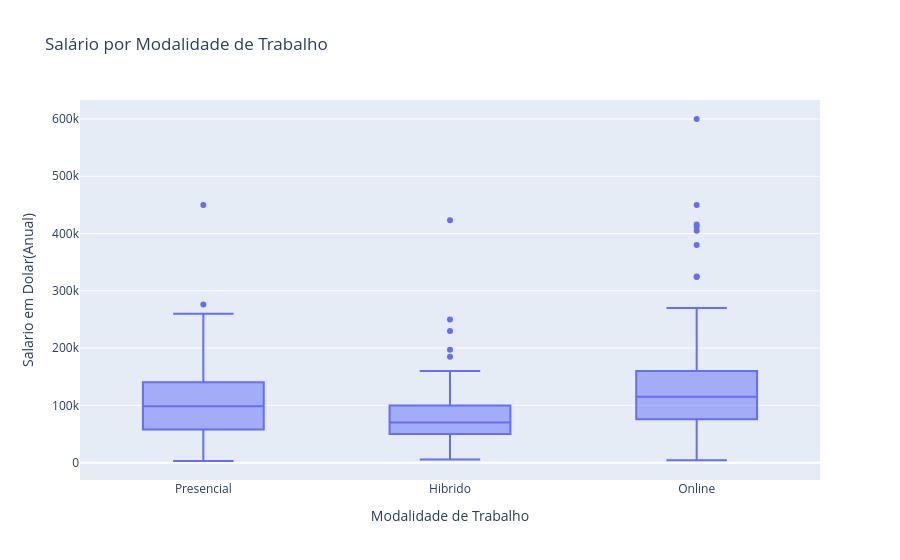

Notebook source saved alongside this figure:
### Code cell
fig_modalidade = px.box(df, x='Modalidade de Trabalho', y='Salario em Dolar(Anual)', title='Salário por Modalidade de Trabalho')
fig_modalidade.show()

### Figure 1 — Plotly figure (JSON) as saved in the notebook; plotly's stock layout.template omitted (floating-point values rounded to 4 significant figures; data arrays with more than 128 entries replaced by an {"elided": "..."} marker saying what was removed)
{"data": [{"alignmentgroup": "True", "hovertemplate": "Modalidade de Trabalho=%{x}<br>Salario em Dolar(Anual)=%{y}<extra></extra>", "legendgroup": "", "marker": {"color": "#636efa"}, "name": "", "notched": false, "offsetgroup": "", "orientation": "v", "showlegend": false, "type": "box", "x": {"elided": "606 str values"}, "x0": " ", "xaxis": "x", "y": {"elided": "606 int values"}, "y0": " ", "yaxis": "y"}], "layout": {"boxmode": "group", "legend": {"tracegroupgap": 0}, "title": {"text": "Salário por Modalidade de Trabalho"}, "xaxis": {"anchor": "y", "domain": [0, 1], "title": {"text": "Modalidade de Trabalho"}}, "yaxis": {"anchor": "x", "domain": [0, 1], "title": {"text": "Salario em Dolar(Anual)"}}}}
